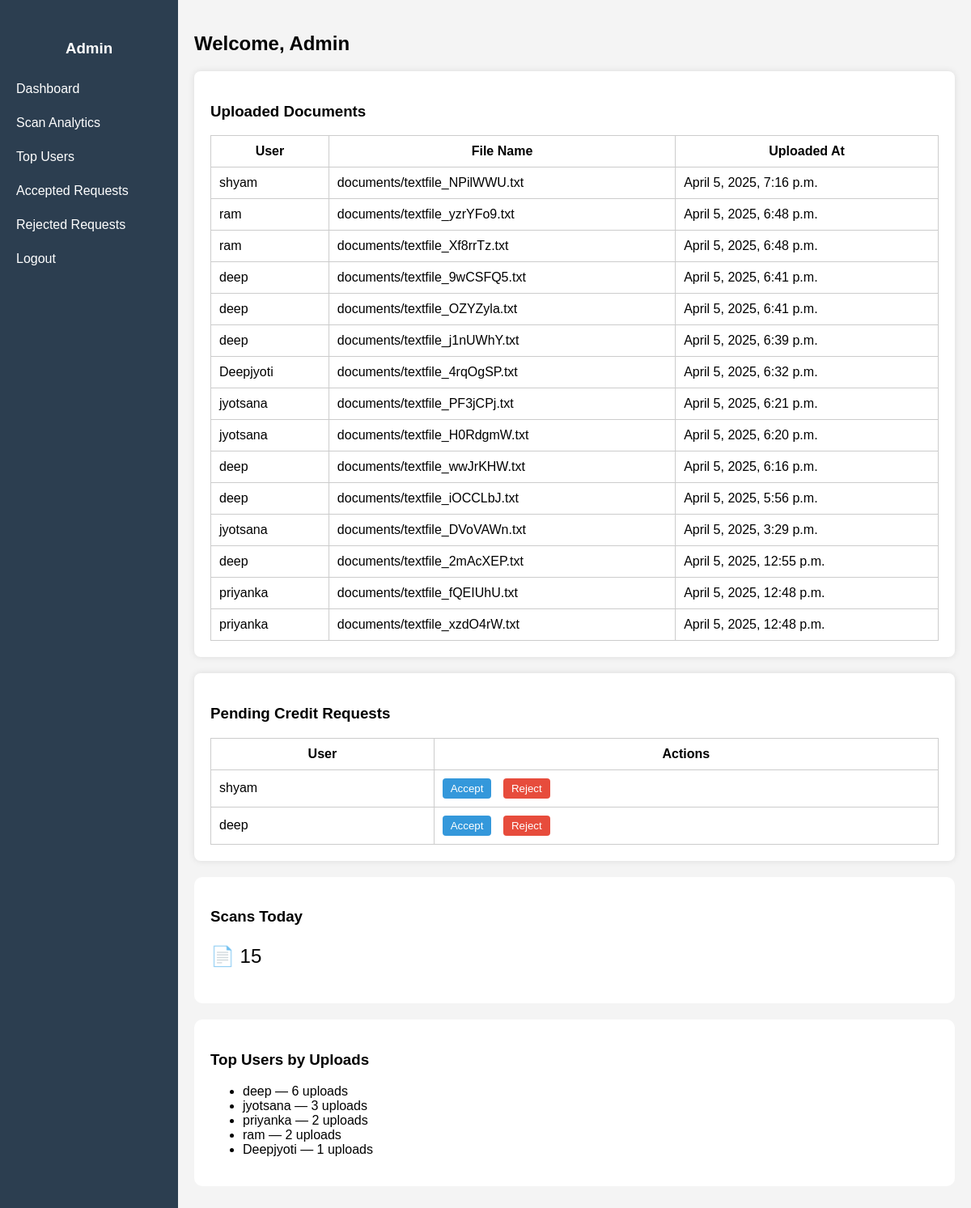
The page /admin_dashboard/ (signed in) on the database its author committed.
### hack_app/models.py (models this page shows, shortened)
class UploadedDocument(models.Model):
    user = models.ForeignKey(User, on_delete=models.CASCADE, related_name='documents')
    file = models.FileField(upload_to='documents/')
    uploaded_at = models.DateTimeField(auto_now_add=True)
    class Meta:
        ordering = ['-uploaded_at']

class CreditRequest(models.Model):
    STATUS_PENDING = 'pending'
    STATUS_ACCEPTED = 'accepted'
    STATUS_REJECTED = 'rejected'
    STATUS_CHOICES = [
        (STATUS_PENDING, 'Pending'),
        (STATUS_ACCEPTED, 'Accepted'),
        (STATUS_REJECTED, 'Rejected'),
    ]
    user = models.ForeignKey(User, on_delete=models.CASCADE, related_name='credit_requests')
    status = models.CharField(max_length=10, choices=STATUS_CHOICES, default=STATUS_PENDING)
    timestamp = models.DateTimeField(auto_now_add=True)
    updated_at = models.DateTimeField(auto_now=True)
    class Meta:
        ordering = ['-timestamp']

### hack_app/views.py (the view)
# urls.py: path('admin_dashboard/', views.admin_dashboard, name='admin_dashboard'),
@user_passes_test(lambda u: u.is_staff)
def admin_dashboard(request):
    documents = UploadedDocument.objects.select_related('user').order_by('-uploaded_at')
    credit_requests = CreditRequest.objects.filter(status=CreditRequest.STATUS_PENDING)
    today = timezone.now().date()
    scans_today = UploadedDocument.objects.filter(uploaded_at__date=today).count()
    top_users = (
        User.objects.annotate(upload_count=Count('documents'))
        .order_by('-upload_count')[:5]
    )
    return render(request, 'admin_dashboard.html', {
        'documents': documents,
        'credit_requests': credit_requests,
        'scans_today': scans_today,
        'top_users': top_users,
    })

### templates/admin_dashboard.html (shortened to what this page needs)
<!DOCTYPE html>
<html lang="en">
<head>
</head>
<body>
    <div class="sidebar">
        <h3 style="text-align:center;">Admin</h3>
        <a href="{% url 'admin_dashboard' %}">Dashboard</a>
        <a href="#">Scan Analytics</a>
        <a href="#">Top Users</a>
        <a href="{% url 'accepted_requests' %}">Accepted Requests</a>
        <a href="{% url 'rejected_requests' %}">Rejected Requests</a>
        <a href="{% url 'logout' %}">Logout</a>
    </div>
    <div class="main">
        <h2>Welcome, Admin</h2>
        <div class="card">
            <h3>Uploaded Documents</h3>
            {% if documents %}
            <table>
                <thead>
                    <tr>
                        <th>User</th>
                        <th>File Name</th>
                        <th>Uploaded At</th>
                    </tr>
                </thead>
                <tbody>
                    {% for doc in documents %}
                    <tr>
                        <td>{{ doc.user.username }}</td>
                        <td>{{ doc.file.name }}</td>
                        <td>{{ doc.uploaded_at }}</td>
                    </tr>
                    {% endfor %}
                </tbody>
            </table>
            {% else %}
            <p>No documents uploaded yet.</p>
            {% endif %}
        </div>
        <div class="card">
            <h3>Pending Credit Requests</h3>
            {% if credit_requests %}
            <table>
                <thead>
                    <tr>
                        <th>User</th>
                        <th>Actions</th>
                    </tr>
                </thead>
                <tbody>
                    {% for req in credit_requests %}
                    <tr>
                        <td>{{ req.user.username }}</td>
                        <td>
                            <form method="post" action="{% url 'handle_credit_request' req.id 'accept' %}"
                                style="display:inline;">
                                <button class="btn">Accept</button>
                            </form>
                            <form method="post" action="{% url 'handle_credit_request' req.id 'reject' %}"
                                style="display:inline; margin-left: 10px;">
                                <button class="btn danger">Reject</button>
                            </form>
                        </td>
                    </tr>
                    {% endfor %}
                </tbody>
            </table>
            {% else %}
            <p>No credit requests pending.</p>
            {% endif %}
        </div>
        <div style="background-color: #fff; padding: 20px; border-radius: 10px; margin-bottom: 20px;">
            <h3>Scans Today</h3>
            <p style="font-size: 24px;">📄 {{ scans_today }}</p>
        </div>
        <div style="background-color: #fff; padding: 20px; border-radius: 10px;">
            <h3>Top Users by Uploads</h3>
            <ul>
                {% for user in top_users %}
                <li>{{ user.username }} — {{ user.upload_count }} uploads</li>
                {% endfor %}
            </ul>
        </div>
    </div>
</body>
</html>

### templates/admin_dashboard.html (style rules this page uses)
body { margin: 0; font-family: Arial, sans-serif; display: flex; }
.sidebar { width: 220px; background-color: #2c3e50; color: white; height: 100vh; position: fixed; padding-top: 30px; }
.sidebar a { display: block; color: white; padding: 12px 20px; text-decoration: none; }
.main { margin-left: 220px; padding: 20px; flex-grow: 1; background-color: #f4f4f4; height: 100vh; overflow-y: auto; }
.card { background-color: white; padding: 20px; margin-bottom: 20px; border-radius: 8px; box-shadow: 0 0 8px rgba(0, 0, 0, 0.1); }
table { width: 100%; border-collapse: collapse; }
table th, table td { border: 1px solid #ccc; padding: 10px; }
.btn { padding: 5px 10px; background-color: #3498db; color: white; border: none; cursor: pointer; border-radius: 4px; }
.btn.danger { background-color: #e74c3c; }

### rows shown on the page
UploadedDocument: user.username "shyam", file.name "documents/textfile_NPilWWU.txt", uploaded_at "April 5, 2025, 7:16 p.m."
UploadedDocument: user.username "ram", file.name "documents/textfile_yzrYFo9.txt", uploaded_at "April 5, 2025, 6:48 p.m."
UploadedDocument: user.username "ram", file.name "documents/textfile_Xf8rrTz.txt", uploaded_at "April 5, 2025, 6:48 p.m."
UploadedDocument: user.username "deep", file.name "documents/textfile_9wCSFQ5.txt", uploaded_at "April 5, 2025, 6:41 p.m."
UploadedDocument: user.username "deep", file.name "documents/textfile_OZYZyla.txt", uploaded_at "April 5, 2025, 6:41 p.m."
UploadedDocument: user.username "deep", file.name "documents/textfile_j1nUWhY.txt", uploaded_at "April 5, 2025, 6:39 p.m."
UploadedDocument: user.username "Deepjyoti", file.name "documents/textfile_4rqOgSP.txt", uploaded_at "April 5, 2025, 6:32 p.m."
UploadedDocument: user.username "jyotsana", file.name "documents/textfile_PF3jCPj.txt", uploaded_at "April 5, 2025, 6:21 p.m."
UploadedDocument: user.username "jyotsana", file.name "documents/textfile_H0RdgmW.txt", uploaded_at "April 5, 2025, 6:20 p.m."
UploadedDocument: user.username "deep", file.name "documents/textfile_wwJrKHW.txt", uploaded_at "April 5, 2025, 6:16 p.m."
UploadedDocument: user.username "deep", file.name "documents/textfile_iOCCLbJ.txt", uploaded_at "April 5, 2025, 5:56 p.m."
UploadedDocument: user.username "jyotsana", file.name "documents/textfile_DVoVAWn.txt", uploaded_at "April 5, 2025, 3:29 p.m."
UploadedDocument: user.username "deep", file.name "documents/textfile_2mAcXEP.txt", uploaded_at "April 5, 2025, 12:55 p.m."
UploadedDocument: user.username "priyanka", file.name "documents/textfile_fQEIUhU.txt", uploaded_at "April 5, 2025, 12:48 p.m."
UploadedDocument: user.username "priyanka", file.name "documents/textfile_xzdO4rW.txt", uploaded_at "April 5, 2025, 12:48 p.m."
CreditRequest: user.username "shyam"
CreditRequest: user.username "deep"

### other values the page prints
{{ scans_today }} "15"
{{ user.username }} "deep"
{{ user.upload_count }} "6"
{{ user.username }} "jyotsana"
{{ user.upload_count }} "3"
{{ user.username }} "priyanka"
{{ user.upload_count }} "2"
{{ user.username }} "ram"
{{ user.username }} "Deepjyoti"
{{ user.upload_count }} "1"
